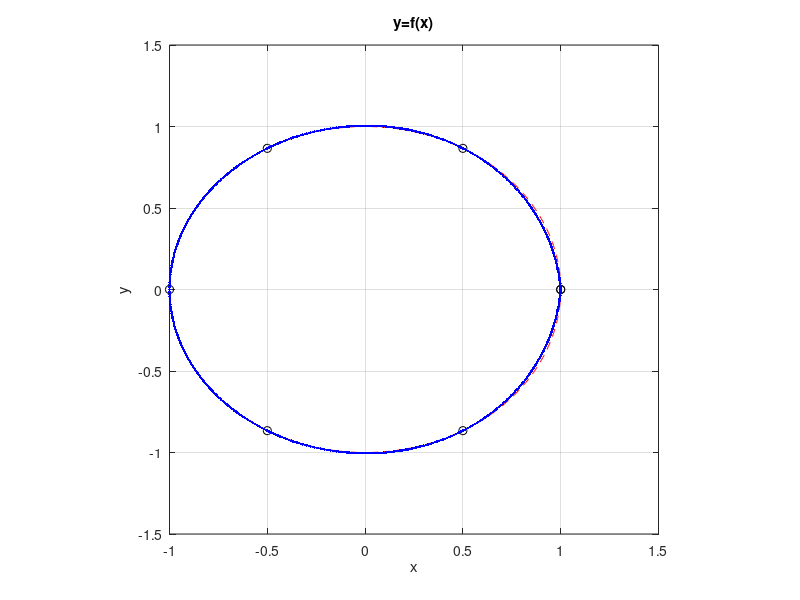
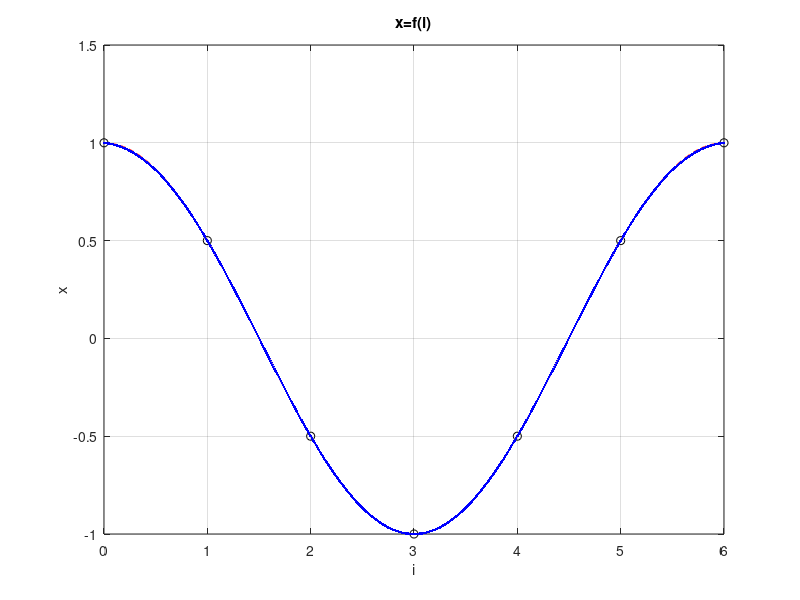

Here is the MATLAB script that generated these plots, in order:
% interp_circle.m
% x(i) = ax0 +ax1*i^1 + ax2*i^2 + ... + axN*i^N
% y(i) = ay0 +ay1*i^1 + ay2*i^2 + ... + ayN*i^N
clear all; close all;

N = 6;                    % stopien wielomianow
i  = (0 : N)';            % zmienna "i" wielomianu w wezlach ("rzadka") 
xi = cos( 2*pi/N * i );   % wartosci funkcji x=kosinus w wezlach
yi = sin( 2*pi/N * i );   % wartosci funkcji y=sinus   w wezlach
[ i, xi, yi ], pause      % sprawdzenie wartosci

X = vander(i), pause      % wygenerowanie i pokazanie macierzy Vandermonde'a

ax = inv(X) * xi;         % obliczenie wielu wsp. wielomianu dla zmiennej x
ay = inv(X) * yi;         % obliczenie wielu wsp. wielomianu dla zmiennej y

id = 0 : 0.01 : N;        % zmienna "i" dokladna 
xd = cos( 2*pi/N * id );  % dokladne wartosci x
yd = sin( 2*pi/N * id );  % dokladne wartosci y

figure; plot( xi,yi,'ko', xd,yd,'r--', polyval(ax,id), polyval(ay,id),'b.-');
xlabel('x'); ylabel('y'); title('y=f(x)'); axis square; grid; pause
figure; plot( i,xi,'ko', id,xd,'r--', id, polyval(ax,id),'b.-');
xlabel('i'); ylabel('x'); title('x=f(i)'); grid; pause
